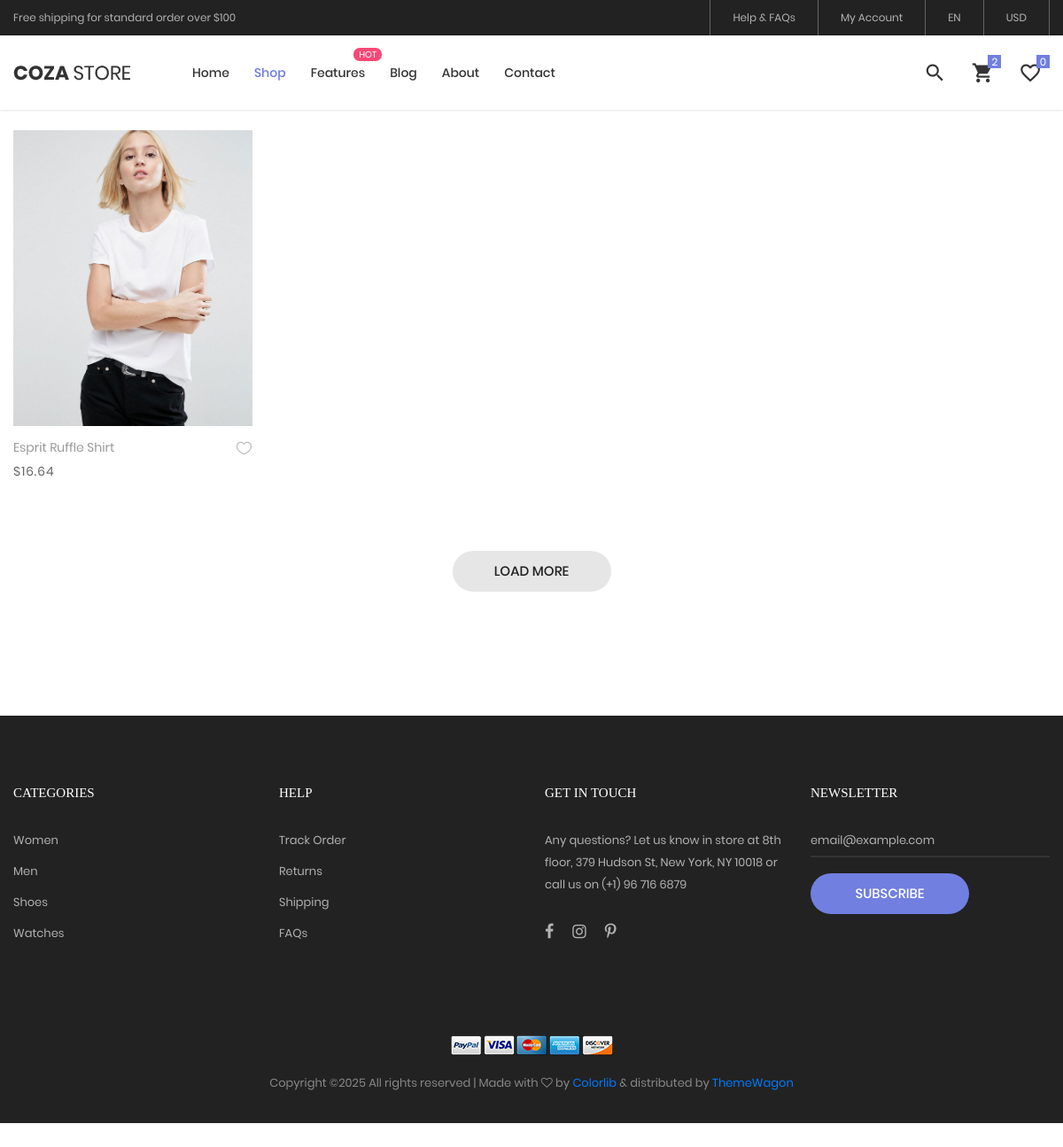
The page /products.php on the database as committed earlier.
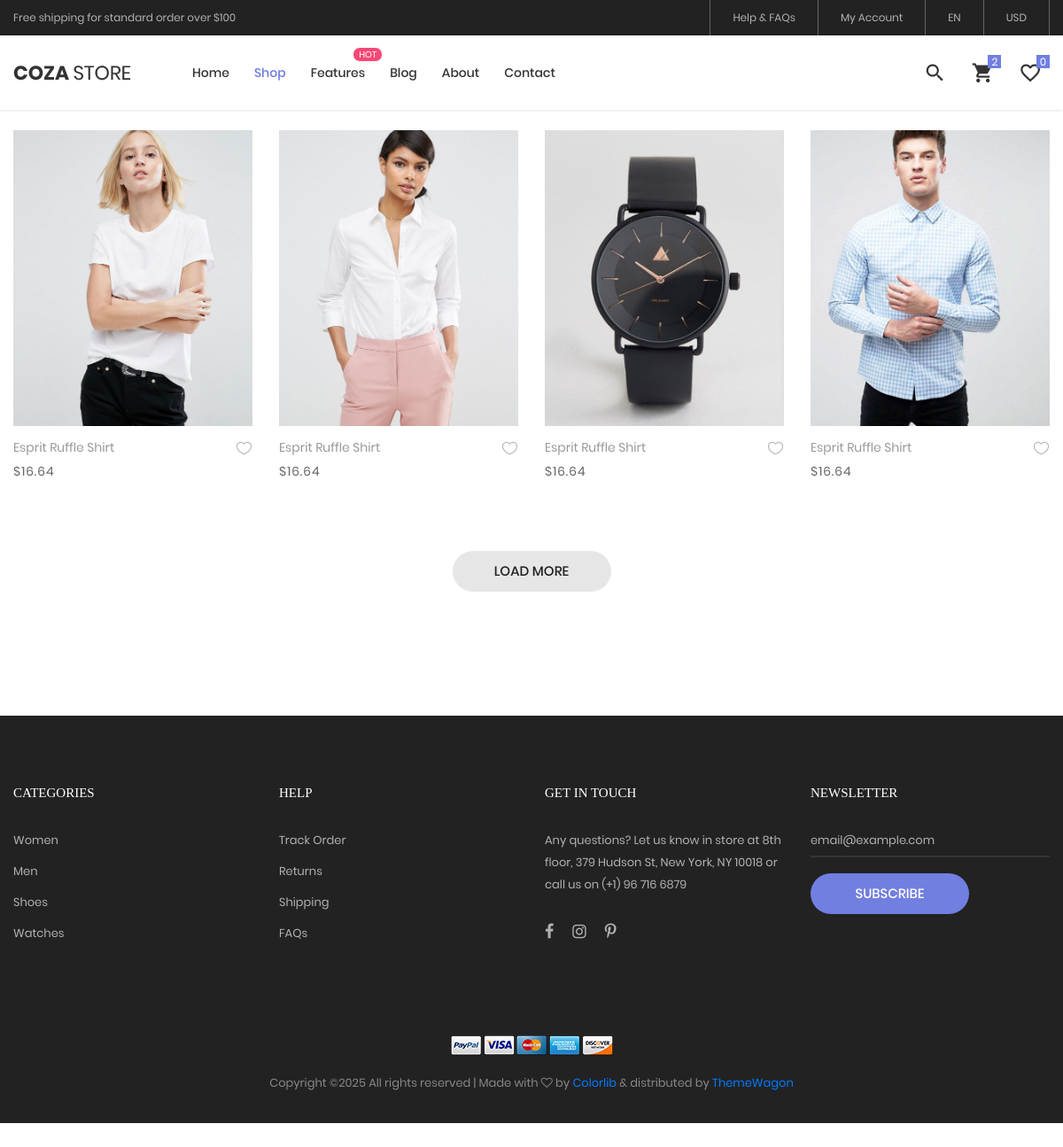
The same page on the database as committed later.
### tables this page shows
CREATE TABLE `products` (
  `product_id` int(11) NOT NULL,
  `product_name` varchar(256) NOT NULL,
  `product_description` varchar(256) NOT NULL,
  `product_price` varchar(256) NOT NULL,
  `product_category_id` int(11) NOT NULL,
  `product_stock_quantity` varchar(256) NOT NULL,
  `product_image` varchar(256) NOT NULL
);

### products.php (the view, shortened to what this page needs)
<?php
include("./base/header.php");
?>
	<div class="bg0 m-t-23 p-b-140">
		<div class="container">
			<div class="row isotope-grid">
				<?php
					if(isset($_GET['id'])){
					$category_id = $_GET['id'];
					$select_query = "SELECT * FROM products WHERE product_category_id = $category_id";
					}
					else {
						$select_query = "SELECT * FROM products";
					}
					$execute = mysqli_query($connection, $select_query);
					while($fetch_product = mysqli_fetch_array($execute)){
				?>
				<a href="product-detail.php?id=<?php echo $fetch_product['product_id']?>">
				<div class="col-sm-6 col-md-4 col-lg-3 p-b-35 isotope-item man">
					<div class="block2">
						<div class="block2-pic hov-img0">
							<img src="./admin/uploads/<?php echo $fetch_product['product_image']?>" alt="IMG-PRODUCT">
						</div>
						<div class="block2-txt flex-w flex-t p-t-14">
							<div class="block2-txt-child1 flex-col-l ">
								<a href="product-detail.html" class="stext-104 cl4 hov-cl1 trans-04 js-name-b2 p-b-6">
									Esprit Ruffle Shirt
								</a>
								<span class="stext-105 cl3">
									$16.64
								</span>
							</div>
							<div class="block2-txt-child2 flex-r p-t-3">
								<a href="#" class="btn-addwish-b2 dis-block pos-relative js-addwish-b2">
									<img class="icon-heart1 dis-block trans-04" src="images/icons/icon-heart-01.png" alt="ICON">
								</a>
							</div>
						</div>
					</div>
				</div>
				</a>
				<?php
					}
				?>
			</div>
			<div class="flex-c-m flex-w w-full p-t-45">
				<a href="#" class="flex-c-m stext-101 cl5 size-103 bg2 bor1 hov-btn1 p-lr-15 trans-04">
					Load More
				</a>
			</div>
		</div>
	</div>
	<?php
	include("./base/footer.php");
	?>

Rows that differ between the two databases and show on the page:
added products: product_image (picture)
added products: product_image (picture)
added products: product_image (picture)
